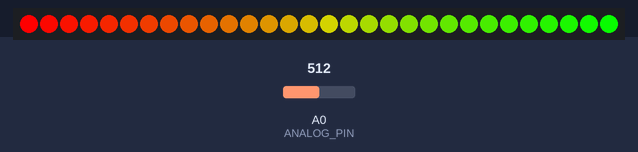
A program run on a simulated ESP8266 (NodeMCU). Parts: 30 RGB LEDs in strip order, left to right. Inputs (shaded band) come from the test bench; at power-on: A0 (ANALOG_PIN) = 512. The strip is taken to match the declared colour order.

Above: at 1.2 s.
1.3 s: A0 (ANALOG_PIN) set to 306
At 1.6 s:
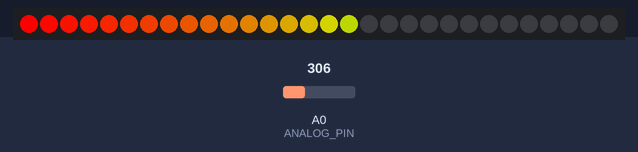
2.8 s: A0 (ANALOG_PIN) set to 122
At 3.9 s:
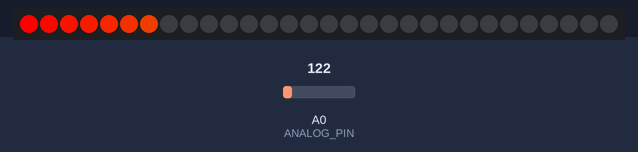
4.3 s: A0 (ANALOG_PIN) set to 0
At 5.0 s:
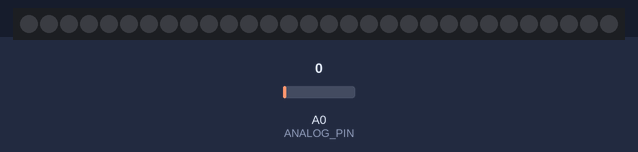
5.8 s: A0 (ANALOG_PIN) set to 511
At 6.2 s:
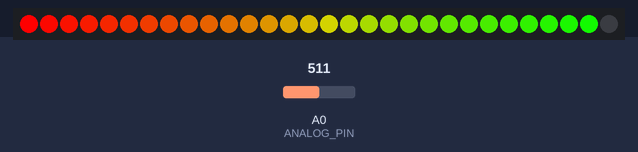
7.3 s: A0 (ANALOG_PIN) set to 716
8.8 s: A0 (ANALOG_PIN) set to 502
Timing chart, 0 to 11.3 s (numbered marks = the images above; inputs shaded):
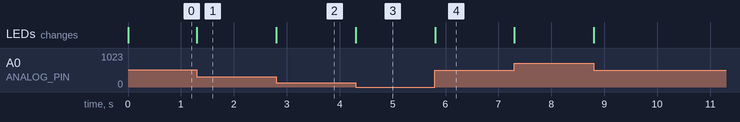

The program:

main.cpp
```cpp
#include <WS2812FX.h>

#define LED_COUNT 30
#define LED_PIN D2

#define ANALOG_PIN A0
#define ANALOG_THRESHOLD 512

#define TIMER_MS 5000

// Parameter 1 = number of pixels in strip
// Parameter 2 = Arduino pin number (most are valid)
// Parameter 3 = pixel type flags, add together as needed:
//   NEO_KHZ800  800 KHz bitstream (most NeoPixel products w/WS2812 LEDs)
//   NEO_KHZ400  400 KHz (classic 'v1' (not v2) FLORA pixels, WS2811 drivers)
//   NEO_GRB     Pixels are wired for GRB bitstream (most NeoPixel products)
//   NEO_RGB     Pixels are wired for RGB bitstream (v1 FLORA pixels, not v2)
//   NEO_RGBW    Pixels are wired for RGBW bitstream (NeoPixel RGBW products)
WS2812FX ws2812fx = WS2812FX(LED_COUNT, LED_PIN, NEO_RGB + NEO_KHZ800);

unsigned long last_change = 0;
unsigned long now = 0;

void Led_control(int a)
{
  for (int i = 0; i < LED_COUNT; i++)
  {
    if (a > i)
    {
      ws2812fx.setPixelColor(i, 0xff * (LED_COUNT - i) / LED_COUNT, 0xff * i / LED_COUNT, 0x00);
    }
    else
    {
      ws2812fx.setPixelColor(i, (uint32_t)0x000000);
    }
  }
  ws2812fx.show();
}

int LED_count(float a)
{
  return (a / ANALOG_THRESHOLD) * LED_COUNT;
}

void setup()
{
  Serial.begin(115200);
  ws2812fx.init();
  ws2812fx.setBrightness(255);
  ws2812fx.setSpeed(1000);
  ws2812fx.setColor(0x007BFF);
  // ws2812fx.setMode(FX_MODE_STATIC);
  ws2812fx.start();
}

void loop()
{
  int This;
  ws2812fx.service();
  ws2812fx.setColor(0x00);
  This = LED_count((float)analogRead(ANALOG_PIN));
  Led_control(This);
}
```

Measured:
- after the input at 1.3 s, the LEDs: change at once (image 1)
- after the input at 2.8 s, the LEDs: change at once (image 2)
- after the input at 4.3 s, the LEDs: change at once (image 3)
- after the input at 5.8 s, the LEDs: change at once (image 4)
